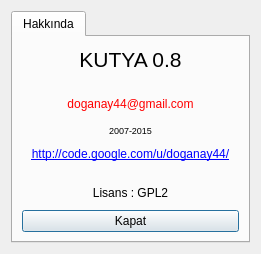
<?xml version="1.0" encoding="UTF-8"?>
<ui version="4.0">
 <class>fHakkinda</class>
 <widget class="QDialog" name="fHakkinda">
  <property name="geometry">
   <rect>
    <x>0</x>
    <y>0</y>
    <width>261</width>
    <height>250</height>
   </rect>
  </property>
  <property name="windowTitle">
   <string>Hakkında</string>
  </property>
  <layout class="QGridLayout" name="gridLayout">
   <item row="0" column="0">
    <widget class="QTabWidget" name="tabWidget">
     <property name="currentIndex">
      <number>0</number>
     </property>
     <widget class="QWidget" name="tab">
      <attribute name="title">
       <string>Hakkında</string>
      </attribute>
      <layout class="QGridLayout" name="gridLayout_2">
       <item row="0" column="0">
        <widget class="QLabel" name="label">
         <property name="text">
          <string>&lt;!DOCTYPE HTML PUBLIC &quot;-//W3C//DTD HTML 4.0//EN&quot; &quot;http://www.w3.org/TR/REC-html40/strict.dtd&quot;&gt;
&lt;html&gt;&lt;head&gt;&lt;meta name=&quot;qrichtext&quot; content=&quot;1&quot; /&gt;&lt;style type=&quot;text/css&quot;&gt;
p, li { white-space: pre-wrap; }
&lt;/style&gt;&lt;/head&gt;&lt;body style=&quot; font-family:'MS Shell Dlg 2'; font-size:8pt; font-weight:400; font-style:normal;&quot;&gt;
&lt;p align=&quot;center&quot; style=&quot; margin-top:0px; margin-bottom:0px; margin-left:0px; margin-right:0px; -qt-block-indent:0; text-indent:0px;&quot;&gt;&lt;span style=&quot; font-family:'Sans Serif'; font-size:16pt;&quot;&gt;KUTYA 0.8&lt;/span&gt;&lt;/p&gt;
&lt;p align=&quot;center&quot; style=&quot;-qt-paragraph-type:empty; margin-top:0px; margin-bottom:0px; margin-left:0px; margin-right:0px; -qt-block-indent:0; text-indent:0px; font-family:'Sans Serif'; font-size:16pt;&quot;&gt;&lt;br /&gt;&lt;/p&gt;
&lt;p align=&quot;center&quot; style=&quot; margin-top:0px; margin-bottom:0px; margin-left:0px; margin-right:0px; -qt-block-indent:0; text-indent:0px;&quot;&gt;&lt;span style=&quot; font-family:'Sans Serif'; font-size:9pt; color:#ff0000;&quot;&gt;doganay44@gmail.com&lt;/span&gt;&lt;/p&gt;
&lt;p align=&quot;center&quot; style=&quot;-qt-paragraph-type:empty; margin-top:0px; margin-bottom:0px; margin-left:0px; margin-right:0px; -qt-block-indent:0; text-indent:0px; font-family:'Sans Serif'; font-size:9pt;&quot;&gt;&lt;br /&gt;&lt;/p&gt;
&lt;p align=&quot;center&quot; style=&quot; margin-top:0px; margin-bottom:0px; margin-left:0px; margin-right:0px; -qt-block-indent:0; text-indent:0px;&quot;&gt;&lt;span style=&quot; font-family:'Sans Serif'; font-size:7pt;&quot;&gt;2007-2015&lt;/span&gt;&lt;/p&gt;
&lt;p align=&quot;center&quot; style=&quot;-qt-paragraph-type:empty; margin-top:0px; margin-bottom:0px; margin-left:0px; margin-right:0px; -qt-block-indent:0; text-indent:0px; font-family:'Sans Serif'; font-size:7pt;&quot;&gt;&lt;br /&gt;&lt;/p&gt;
&lt;p align=&quot;center&quot; style=&quot; margin-top:0px; margin-bottom:0px; margin-left:0px; margin-right:0px; -qt-block-indent:0; text-indent:0px;&quot;&gt;&lt;a href=&quot;http://code.google.com/u/doganay44/&quot;&gt;&lt;span style=&quot; font-family:'Sans Serif'; font-size:9pt; text-decoration: underline; color:#0000ff;&quot;&gt;http://code.google.com/u/doganay44/&lt;/span&gt;&lt;/a&gt;&lt;/p&gt;
&lt;p style=&quot;-qt-paragraph-type:empty; margin-top:0px; margin-bottom:0px; margin-left:0px; margin-right:0px; -qt-block-indent:0; text-indent:0px; font-family:'Sans Serif'; font-size:9pt;&quot;&gt;&lt;br /&gt;&lt;/p&gt;&lt;/body&gt;&lt;/html&gt;</string>
         </property>
        </widget>
       </item>
       <item row="2" column="0">
        <widget class="QPushButton" name="pushButton">
         <property name="text">
          <string>Kapat</string>
         </property>
        </widget>
       </item>
       <item row="1" column="0">
        <widget class="QPushButton" name="PbLisans">
         <property name="text">
          <string>Lisans : GPL2</string>
         </property>
         <property name="autoDefault">
          <bool>false</bool>
         </property>
         <property name="flat">
          <bool>true</bool>
         </property>
        </widget>
       </item>
      </layout>
     </widget>
    </widget>
   </item>
  </layout>
 </widget>
 <resources/>
 <connections>
  <connection>
   <sender>pushButton</sender>
   <signal>clicked()</signal>
   <receiver>fHakkinda</receiver>
   <slot>close()</slot>
   <hints>
    <hint type="sourcelabel">
     <x>147</x>
     <y>120</y>
    </hint>
    <hint type="destinationlabel">
     <x>147</x>
     <y>72</y>
    </hint>
   </hints>
  </connection>
 </connections>
</ui>
